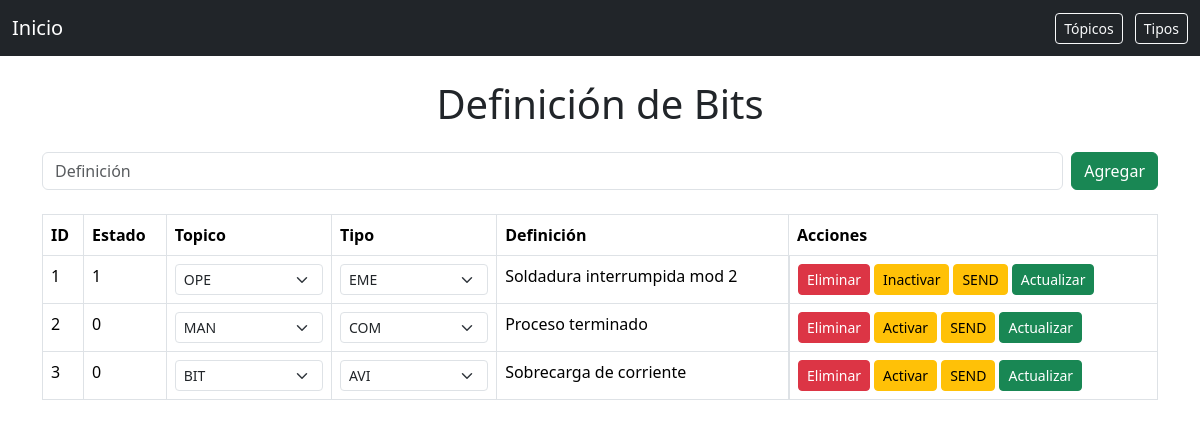
The page / on the database its author committed.
### app/models.py (models this page shows)
class Item(db.Model):
    __tablename__ = 'items'
    id = db.Column(db.Integer, primary_key=True)
    estado = db.Column(db.String(1), nullable=False, default='0')
    topico_id = db.Column(
        db.Integer,
        db.ForeignKey('topicos.id', name='fk_items_topico')
    )
    tipo_id = db.Column(
        db.Integer,
        db.ForeignKey('tipos.id', name='fk_items_tipo')
    )
    definicion = db.Column(db.Text)
    topico_rel = db.relationship('Topico', backref='items', lazy=True)
    tipo_rel = db.relationship('Tipo', backref='items', lazy=True)

class Topico(db.Model):
    __tablename__ = 'topicos'
    id = db.Column(db.Integer, primary_key=True)
    topico = db.Column(db.String(3), unique=True, nullable=False)
    descripcion = db.Column(db.Text)

class Tipo(db.Model):
    __tablename__ = 'tipos'
    id = db.Column(db.Integer, primary_key=True)
    tipo = db.Column(db.String(3), unique=True, nullable=False)
    descripcion = db.Column(db.Text)

### app/routes.py (the view)
@main.route('/')
def index():
    items = Item.query.all()
    topicos = Topico.query.all()
    tipos = Tipo.query.all()
    return render_template('index.html', items=items, topicos=topicos, tipos=tipos)

### app/templates/index.html (shortened to what this page needs)
{% extends 'base.html' %}
{% block content %}
<h1 class="mb-4 text-center">Definición de Bits</h1>
<form action="/add" method="POST" class="d-flex mb-4">
    <input type="text" name="definicion" placeholder="Definición" class="form-control me-2" required>
    <button type="submit" class="btn btn-success">Agregar</button>
</form>
<table class="table table-bordered">
    <thead>
        <tr>
            <th>ID</th>
            <th>Estado</th>
            <th>Topico</th>
            <th>Tipo</th>
            <th>Definición</th>
            <th>Acciones</th>
        </tr>
    </thead>
    <tbody>
        {% for item in items %}
        <tr>
            <td>{{ item.id }}</td>
            <td>{{ item.estado }}</td>
            <td>
                <form action="/item/topico/{{ item.id }}" method="POST">
                    <select name="topico_id" class="form-select form-select-sm" onchange="this.form.submit()">
                        {% for topico in topicos %}
                            <option value="{{ topico.id }}" {% if item.topico_id == topico.id %}selected{% endif %}>
                                {{ topico.topico }}
                            </option>
                        {% endfor %}
                    </select>
                </form>
            </td>
            <td>
                <form action="/item/tipo/{{ item.id }}" method="POST">
                    <select name="tipo_id" class="form-select form-select-sm" onchange="this.form.submit()">
                        {% for tipo in tipos %}
                            <option value="{{ tipo.id }}" {% if item.tipo_id == tipo.id %}selected{% endif %}>
                                {{ tipo.tipo }}
                            </option>
                        {% endfor %}
                    </select>
                </form>
            </td>
            <td>{{ item.definicion }}</td>
            <td class="d-flex flex-wrap gap-1">
                <a href="/delete_item/{{ item.id }}" class="btn btn-danger btn-sm">Eliminar</a>
                <form action="/change/{{ item.id }}" method="POST" class="d-inline">
                    <button type="submit" class="btn btn-warning btn-sm">
                        {{ 'Inactivar' if item.estado == '1' else 'Activar' }}
                    </button>
                </form>
                <form action="/send" method="POST" class="d-inline">
                    <button type="submit" class="btn btn-warning btn-sm">SEND</button>
                </form>
                <button class="btn btn-success btn-sm" data-bs-toggle="modal" data-bs-target="#modalItem{{ item.id }}">
                    Actualizar
                </button>
            </td>
        </tr>
        {% else %}
        <tr>
            <td colspan="6" class="text-muted text-center">No hay ítems</td>
        </tr>
        {% endfor %}
    </tbody>
</table>
{% endblock %}

### rows shown on the page
Item: id "1", estado "1", topico_id "OPE", tipo_id "EME", definicion "Soldadura interrumpida mod 2", estado "Inactivar"
Item: id "2", estado "0", topico_id "MAN", tipo_id "COM", definicion "Proceso terminado", estado "Activar"
Item: id "3", estado "0", topico_id "BIT", tipo_id "AVI", definicion "Sobrecarga de corriente", estado "Activar"
